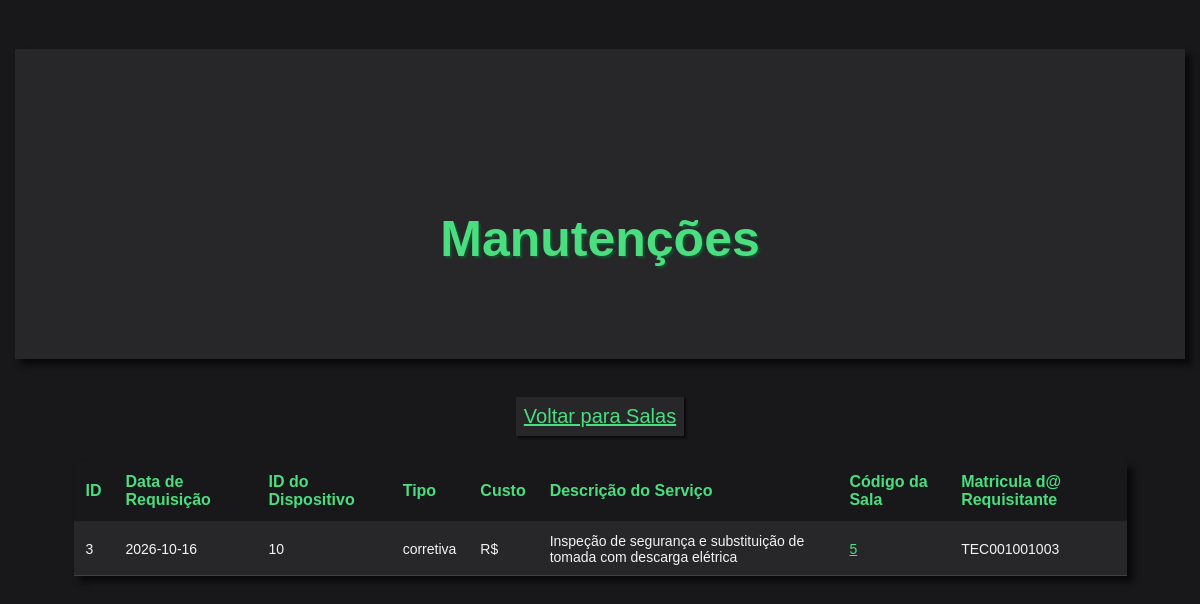
The app's page /manutencoes.php?id_dispositivo=10 with its own data.
### tables this page shows
CREATE TABLE Manutencao(
    id_manutencao INTEGER AUTO_INCREMENT PRIMARY KEY,
    descricao_servico VARCHAR(512) NOT NULL,
    tipo VARCHAR(10) CHECK(tipo IN ('preventiva', 'corretiva')),
    data_manutencao DATE,
    custo_reais DECIMAL(16, 2),
    proxima_manutencao BOOLEAN NOT NULL DEFAULT(FALSE),
    matricula_requisitante CHAR(12) NOT NULL,
    id_dispositivo INTEGER NOT NULL,
    FOREIGN KEY (matricula_requisitante) REFERENCES UsuarioTecnico(matricula_usuario),
    FOREIGN KEY (id_dispositivo) REFERENCES Dispositivo(id_dispositivo)
);

### manutencoes.php (the view, shortened to what this page needs)
<?php
    require_once 'conexao.php';
$id_dispositivo = $_GET['id_dispositivo'] ?? null;
if ($id_dispositivo !== null && $id_dispositivo !== '') {
    $sql = "SELECT * FROM Manutencao
            WHERE id_dispositivo = ?
            ORDER BY data_manutencao DESC";
    $stmt = mysqli_prepare($conn, $sql);
    mysqli_stmt_bind_param($stmt, "i", $id_dispositivo);
    mysqli_stmt_execute($stmt);
    $resultado = mysqli_stmt_get_result($stmt);
} else {
    $sql = "SELECT * FROM Manutencao ORDER BY data_manutencao";
    $resultado = mysqli_query($conn, $sql);
}
$manus = mysqli_fetch_all($resultado, MYSQLI_ASSOC);
?>
<!DOCTYPE html>
<html lang="pt">
<head>
    <link rel="stylesheet" href="style.css">
</head>
<body>
    <h1>Manutenções</h1>
    <p>
        <a href="mapa.php">Voltar para Salas</a>
    </p>
    <table>
        <tr>
            <th>ID</th>
            <th>Data de Requisição</th>
            <th>ID do Dispositivo</th>
            <th>Tipo</th>
            <th>Custo</th>
            <th>Descrição do Serviço</th>
            <th>Código da Sala</th>
            <th>Matricula d@ Requisitante</th>
        </tr>
        <?php foreach ($manus as $manu): ?>
            <tr>
                <td><?= htmlspecialchars($manu['id_manutencao']) ?></td>
                <td><?= htmlspecialchars($manu['data_manutencao']) ?></td>
                <td><?= htmlspecialchars($manu['id_dispositivo']) ?></td>
                <td><?= htmlspecialchars($manu['tipo']) ?></td>
                <td>R$<?= htmlspecialchars($manu['custo']) ?></td>
                <td><?= htmlspecialchars($manu['descricao_servico']) ?></td>
                <td><a href="dispositivos.php?cod_sala=<?= htmlspecialchars($manu['cod_sala']) ?>"><?= htmlspecialchars($manu['cod_sala']) ?></a></td>
                <td><?= htmlspecialchars($manu['matricula_requisitante']) ?></td>
            </tr>
        <?php endforeach; ?>
    </table>
</body>
</html>

### style.css (style rules this page uses)
body { display: flex; background-color: rgb(24, 24, 27); margin: 0px; height: 100vh; flex-direction: column; justify-content: flex-start; align-items: center; }
h1 { background-color: rgb(39, 39, 42); height:240px; width: 100%; padding: 0px; padding-top: 70px; display: flex; justify-content: center; align-items: center; text-align: center; top: -330px; font-size: 50px; color: rgb(74, 222, 128); font-family: sans-serif; text-shadow: 2px 2px 2px rgb(20, 83, 45); box-shadow: 6px 6px 6px rgb(9, 9, 11); }
p { color: rgb(244, 244, 245); font-size: 20px; top: 30px; background-color: rgb(39, 39, 42); box-shadow: 2px 2px 2px rgb(9, 9, 11); padding: 8px; margin: 5px; }
a { color: rgb(74, 222, 128); }
p { color:#4ade80; display: flex; justify-content: center; align-items: center; }
table { width: 90%; max-width: 1200px; border-collapse: collapse; background-color: rgb(39, 39, 42); box-shadow: 6px 6px 6px rgb(9, 9, 11); font-family: sans-serif; margin-top: 20px; }
tr { height: 50px; }
th { background-color: rgb(24, 24, 27); color: rgb(74, 222, 128); padding: 12px; text-align: left; border-bottom: 2px solid rgb(39, 39, 42); font-size: 16px; }
td { padding: 10px 12px; color: rgb(244, 244, 245); border-bottom: 1px solid rgb(63, 63, 70); font-size: 14px; }

### manutencoes.php (style rules this page uses)
body { font-family: sans-serif; margin: 0; padding: 15px; background: #f5f5f5; }

### records on screen
manutencao: id_manutencao "3", data_manutencao "2026-10-16", id_dispositivo "10", tipo "corretiva", descricao_servico "Inspeção de segurança e substituição de tomada com descarga elétrica", cod_sala "5", matricula_requisitante "TEC001001003"
